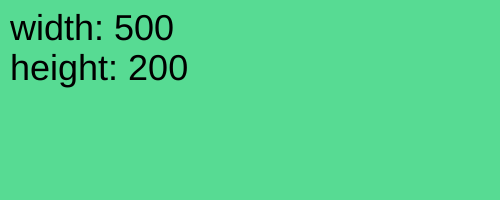
Frame 1 (no input)
Frame 60 (no input): identical to frame 1, image omitted
Frame 120 (the mouse pressed at the canvas centre since frame 60): identical to frame 1, image omitted

The p5.js sketch that drew this single still picture (run headless with seeded random() and noise() and a simulated clock; from frame 60 on, the mouse is pressed at the canvas centre):

// p5.js sketch
// ── sketch.js

function setup() {
    createCanvas( 500, 200 );
}

function draw() {
    background( 'rgb(87, 219, 147)' );

    textSize(36);
    text("width: " + width, 10, 40);
    text("height: " + height, 10, 80);
}
